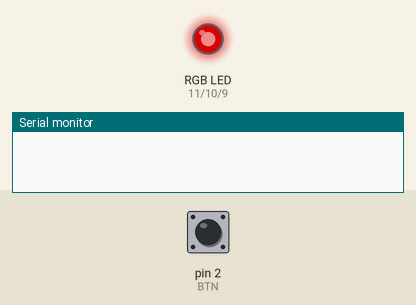
Bench run of a sketch on a simulated Arduino Uno, built with avr-gcc and run on an emulated ATmega328P. Shown: an RGB LED mixed from three pins (HIGH = lit), the last lines printed to the serial monitor. The test bench sets the inputs (shaded band); at power-on: pin 2 (BTN) LOW. Dim RGB values are drawn brighter than linear.

Above: at 1.2 s.
1.3 s: pin 2 (BTN) pulled HIGH for 0.15 s
At 1.65 s:
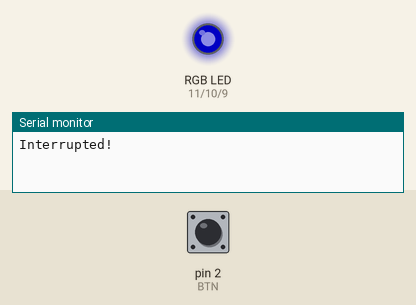
4.3 s: pin 2 (BTN) pulled HIGH for 1 s
At 5.8 s:
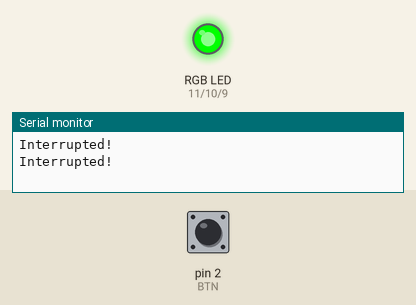
At 7.18 s:
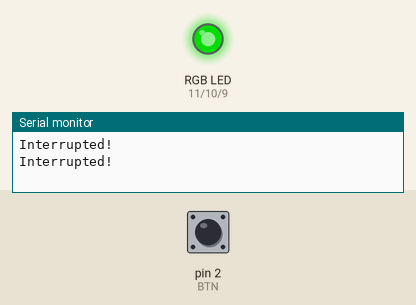
7.3 s: pin 2 (BTN) pulled HIGH for 0.15 s
10.4 s: pin 2 (BTN) pulled HIGH for 3.2 s
15.1 s: pin 2 (BTN) pulled HIGH for 0.15 s
At 15.41 s:
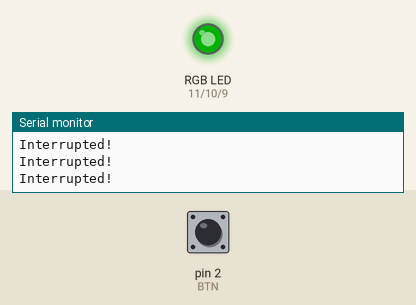
18.2 s: pin 2 (BTN) pulled HIGH for 1 s
Timing chart, 0 to 22.2 s (numbered marks = the images above; inputs shaded):
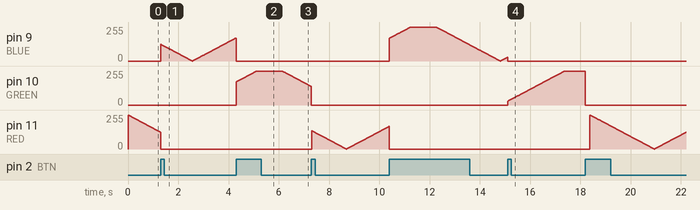

Measured:
- after the input at 4.3 s, pin 10 (GREEN): rises from 0/255 to 255/255 in 0.81 s, then falls to 139/255 in 2.2 s
- after the input at 15.1 s, pin 10 (GREEN): moves from 0/255 to 255/255 over 2.3 s, starting at once

The sketch:

hw_multitask.ino
```cpp
const int BTN = 2; // Button pin
// LED pins
const int RED = 11;
const int GREEN = 10;
const int BLUE = 9;

// Volatile vars can be changed from interrupt funcs
volatile int selectedLED = RED;

void setup()
{
    pinMode(RED, OUTPUT);
    pinMode(GREEN, OUTPUT);
    pinMode(BLUE, OUTPUT);

    // pin signal is inverted, so we expect RISING
    attachInterrupt(digitalPinToInterrupt(BTN), swap, RISING);

    Serial.begin(9600);
}

void swap() {
    Serial.println("Interrupted!");
    // Turn off current LED
    digitalWrite(selectedLED, LOW);

    // Turn on other LED
    if (selectedLED == GREEN) {
        selectedLED = RED;
    } else if (selectedLED == RED) {
        selectedLED = BLUE;
    } else if (selectedLED == BLUE) {
        selectedLED = GREEN;
    }
}

void loop()
{
    //Ramp Brightness Up
    for (int i=255; i>=0; i--)
    {
        analogWrite(selectedLED, i);
        delay(10);
    }

    //Ramp Brightness Down
    for (int i=0; i<=255; i++)
    {
        analogWrite(selectedLED, i);
        delay(10);
    }
    delay(1000);
}
```
